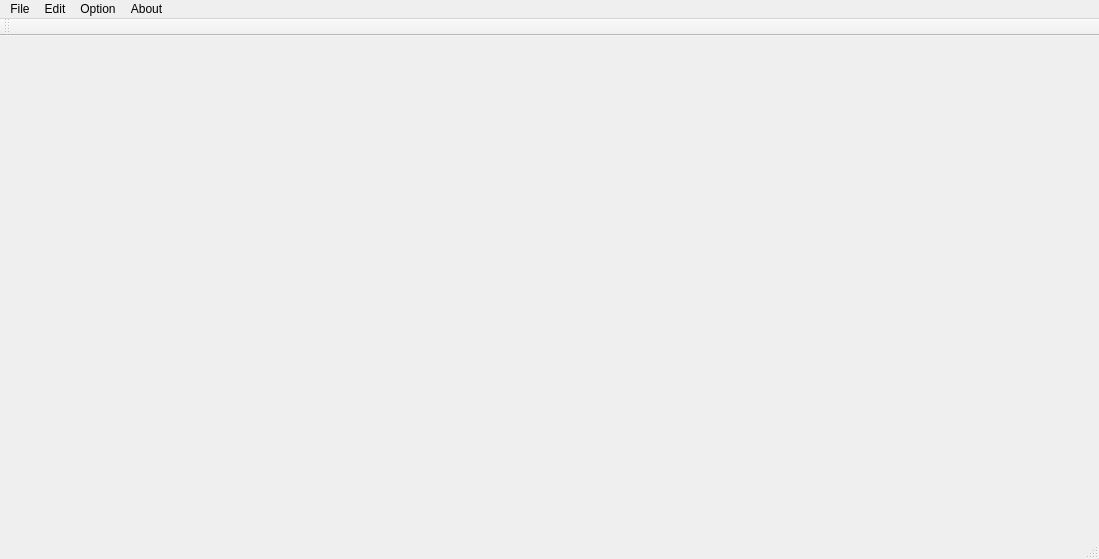
<?xml version="1.0" encoding="UTF-8"?>
<ui version="4.0">
 <class>MainWindow</class>
 <widget class="QMainWindow" name="MainWindow">
  <property name="geometry">
   <rect>
    <x>0</x>
    <y>0</y>
    <width>1099</width>
    <height>559</height>
   </rect>
  </property>
  <property name="windowTitle">
   <string>PCLab</string>
  </property>
  <widget class="QWidget" name="centralWidget">
   <layout class="QGridLayout" name="gridLayout">
    <item row="0" column="0">
     <layout class="QGridLayout" name="Layout"/>
    </item>
   </layout>
  </widget>
  <widget class="QMenuBar" name="menuBar">
   <property name="geometry">
    <rect>
     <x>0</x>
     <y>0</y>
     <width>1099</width>
     <height>21</height>
    </rect>
   </property>
   <widget class="QMenu" name="menuFile">
    <property name="title">
     <string>File</string>
    </property>
   </widget>
   <widget class="QMenu" name="menuEdit">
    <property name="title">
     <string>Edit</string>
    </property>
   </widget>
   <widget class="QMenu" name="menuOption">
    <property name="title">
     <string>Option</string>
    </property>
   </widget>
   <widget class="QMenu" name="menuAbout">
    <property name="title">
     <string>About</string>
    </property>
    <addaction name="actionDemo"/>
   </widget>
   <addaction name="menuFile"/>
   <addaction name="menuEdit"/>
   <addaction name="menuOption"/>
   <addaction name="menuAbout"/>
  </widget>
  <widget class="QToolBar" name="mainToolBar">
   <attribute name="toolBarArea">
    <enum>TopToolBarArea</enum>
   </attribute>
   <attribute name="toolBarBreak">
    <bool>false</bool>
   </attribute>
  </widget>
  <widget class="QStatusBar" name="statusBar"/>
  <action name="actionDemo">
   <property name="text">
    <string>Demo</string>
   </property>
  </action>
 </widget>
 <layoutdefault spacing="6" margin="11"/>
 <resources/>
 <connections/>
</ui>
